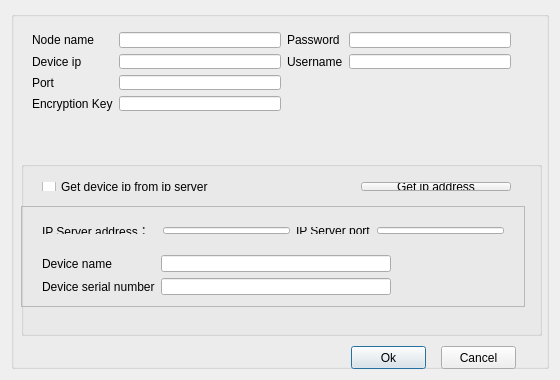
<?xml version="1.0" encoding="UTF-8"?>
<ui version="4.0">
 <class>AddNodeClass</class>
 <widget class="QDialog" name="AddNodeClass">
  <property name="geometry">
    <rect>
     <x>0</x>
     <y>0</y>
     <width>560</width>
     <height>380</height>
    </rect>
  </property>
  <property name="windowTitle">
   <string>AddNode</string>
  </property>
  <layout class="QGridLayout" name="gridLayout">
   <item row="0" column="0">
    <widget class="QGroupBox" name="groupBox">
     <property name="title">
      <string/>
     </property>
     <widget class="QPushButton" name="sure_pushButton">
      <property name="geometry">
        <rect>
         <x>340</x>
         <y>335</y>
         <width>75</width>
         <height>23</height>
        </rect>
      </property>
      <property name="text">
       <string>Ok</string>
      </property>
     </widget>
     <widget class="QPushButton" name="cancel_pushButton">
      <property name="geometry">
        <rect>
         <x>430</x>
         <y>335</y>
         <width>75</width>
         <height>23</height>
        </rect>
      </property>
      <property name="text">
       <string>Cancel</string>
      </property>
     </widget>
     <widget class="QGroupBox" name="groupBox_2">
      <property name="geometry">
        <rect>
         <x>10</x>
         <y>150</y>
         <width>521</width>
         <height>175</height>
        </rect>
      </property>
      <property name="title">
       <string/>
      </property>
      <widget class="QFrame" name="m_pFrameIPServer">
       <property name="geometry">
        <rect>
         <x>0</x>
         <y>45</y>
         <width>504</width>
         <height>101</height>
        </rect>
       </property>
       <property name="frameShape">
        <enum>QFrame::StyledPanel</enum>
       </property>
       <property name="frameShadow">
        <enum>QFrame::Raised</enum>
       </property>
       <widget class="QWidget" name="layoutWidget1">
        <property name="geometry">
         <rect>
          <x>10</x>
          <y>38</y>
          <width>371</width>
          <height>62</height>
         </rect>
        </property>
        <layout class="QGridLayout" name="gridLayout_4">
         <item row="0" column="0">
          <widget class="QLabel" name="devcname_label">
           <property name="text">
            <string>Device name          </string>
           </property>
          </widget>
         </item>
         <item row="0" column="1">
          <widget class="QLineEdit" name="m_pEditDeviceName">
           <property name="maxLength">
            <number>32</number>
           </property>
          </widget>
         </item>
         <item row="1" column="0">
          <widget class="QLabel" name="devicemac_label">
           <property name="text">
            <string>Device serial number</string>
           </property>
          </widget>
         </item>
         <item row="1" column="1">
          <widget class="QLineEdit" name="m_pEditDeviceSerial">
           <property name="maxLength">
            <number>48</number>
           </property>
          </widget>
         </item>
        </layout>
       </widget>
       <widget class="QWidget" name="layoutWidget2">
        <property name="geometry">
         <rect>
          <x>10</x>
          <y>10</y>
          <width>484</width>
          <height>29</height>
         </rect>
        </property>
        <layout class="QGridLayout" name="gridLayout_3">
         <item row="0" column="0">
          <widget class="QLabel" name="getipaddrs_label">
           <property name="text">
            <string>IP Server address：  </string>
           </property>
          </widget>
         </item>
         <item row="0" column="1">
          <widget class="QLineEdit" name="m_pEditIPServerIP"/>
         </item>
         <item row="0" column="2">
          <widget class="QLabel" name="getipaddrport_label">
           <property name="text">
            <string>IP Server port</string>
           </property>
          </widget>
         </item>
         <item row="0" column="3">
          <widget class="QLineEdit" name="m_pEditIPServerPort"/>
         </item>
        </layout>
       </widget>
      </widget>
      <widget class="QWidget" name="layoutWidget3">
       <property name="geometry">
        <rect>
         <x>10</x>
         <y>10</y>
         <width>491</width>
         <height>31</height>
        </rect>
       </property>
       <layout class="QHBoxLayout" name="horizontalLayout">
        <item>
         <widget class="QCheckBox" name="m_pCheckBoxIPserver">
          <property name="text">
           <string>Get device ip from ip server</string>
          </property>
         </widget>
        </item>
        <item>
         <widget class="QPushButton" name="m_pBtnGetDeviceIP">
          <property name="maximumSize">
           <size>
            <width>150</width>
            <height>16777215</height>
           </size>
          </property>
          <property name="text">
           <string>Get ip address</string>
          </property>
         </widget>
        </item>
       </layout>
      </widget>
     </widget>
     <widget class="QWidget" name="layoutWidget4">
      <property name="geometry">
       <rect>
        <x>10</x>
        <y>10</y>
        <width>501</width>
        <height>101</height>
       </rect>
      </property>
      <layout class="QGridLayout" name="gridLayout_2">
       <item row="0" column="0">
        <widget class="QLabel" name="nodename_label">
         <property name="text">
          <string>Node name</string>
         </property>
        </widget>
       </item>
       <item row="0" column="1">
        <widget class="QLineEdit" name="nodename_lineEdit"/>
       </item>
       <item row="0" column="2">
        <widget class="QLabel" name="usrname_label">
         <property name="text">
          <string>Password</string>
         </property>
        </widget>
       </item>
       <item row="0" column="3">
        <widget class="QLineEdit" name="passwd_lineEdit"/>
       </item>
       <item row="1" column="0">
        <widget class="QLabel" name="ip_label">
         <property name="text">
          <string>Device ip</string>
         </property>
        </widget>
       </item>
       <item row="1" column="1">
        <widget class="QLineEdit" name="ip_lineEdit"/>
       </item>
       <item row="1" column="2">
        <widget class="QLabel" name="passwd_label">
         <property name="text">
          <string>Username</string>
         </property>
        </widget>
       </item>
       <item row="1" column="3">
        <widget class="QLineEdit" name="usrname_lineEdit"/>
       </item>
       <item row="2" column="0">
        <widget class="QLabel" name="port_label">
         <property name="text">
          <string>Port</string>
         </property>
        </widget>
       </item>
       <item row="2" column="1">
        <widget class="QLineEdit" name="port_lineEdit"/>
       </item>
       <item row="3" column="0">
        <widget class="QLabel" name="encryptionkey_label">
         <property name="text">
          <string>Encryption Key</string>
         </property>
        </widget>
       </item>
       <item row="3" column="1">
        <widget class="QLineEdit" name="encryptionkey_lineEdit">
         <property name="maxLength">
          <number>16</number>
         </property>
        </widget>
       </item>
      </layout>
     </widget>
    </widget>
   </item>
  </layout>
 </widget>
 <layoutdefault spacing="6" margin="11"/>
 <resources/>
 <connections/>
</ui>
